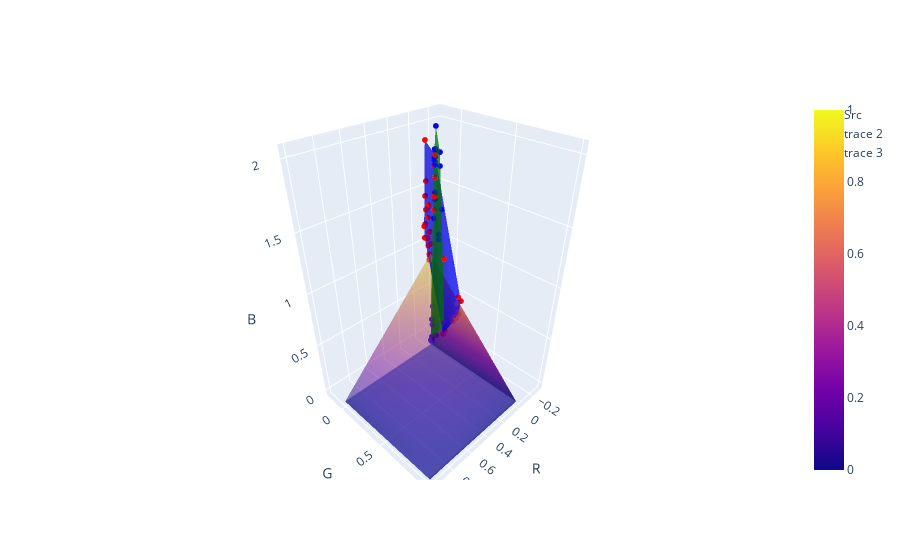

The code cell stored with this chart in its notebook:
### Code cell
from plotly import graph_objs as go
import numpy as np

fig1 = go.Figure(data=[go.Scatter3d(
    x=R,
    y=G,
    z=B,
    mode='markers',
    marker=dict(
        size= 2,
        color='red',                # set color to an array/list of desired values
        colorscale='Viridis',   # choose a colorscale
        opacity= 1
    )
),go.Surface(
    x = [1,0,0],
    y = [0,1,0],
    z = [[0,0,1], [0,0,0],[0,1,0]]
    ,opacity= 0.5),go.Scatter3d(
    x=R_h,
    y=G_h,
    z=B_h,
    mode='markers',
    marker=dict(
        size= 2,
        color='blue',                # set color to an array/list of desired values
        colorscale='Viridis',   # choose a colorscale
        opacity=1
    )), go.Scatter3d(
    x=R_h,
    y=G_h,
    z=B_h,
    mode='markers',
    marker=dict(
        size= 2,
        color='blue',                # set color to an array/list of desired values
        colorscale='Viridis',   # choose a colorscale
        opacity=1
    )
),go.Mesh3d(x=R, 
                        y=G, 
                        z=B, 
                        color="blue", 
                        opacity=.5,
                        alphahull=0),
                       go.Mesh3d(x=R_h, 
                        y=G_h, 
                        z=B_h, 
                        color="green", 
                        opacity=.5,
                        alphahull=0)])
fig = go.Figure(data = fig1.data)
fig['data'][0]['name'] = 'Src'
fig['data'][1]['name'] = 'Destination'
fig.update_scenes(
                      xaxis = dict( title_text='R'),
                      yaxis = dict( title_text='G'),
                      zaxis = dict( title_text='B'),
                )
fig.show()
